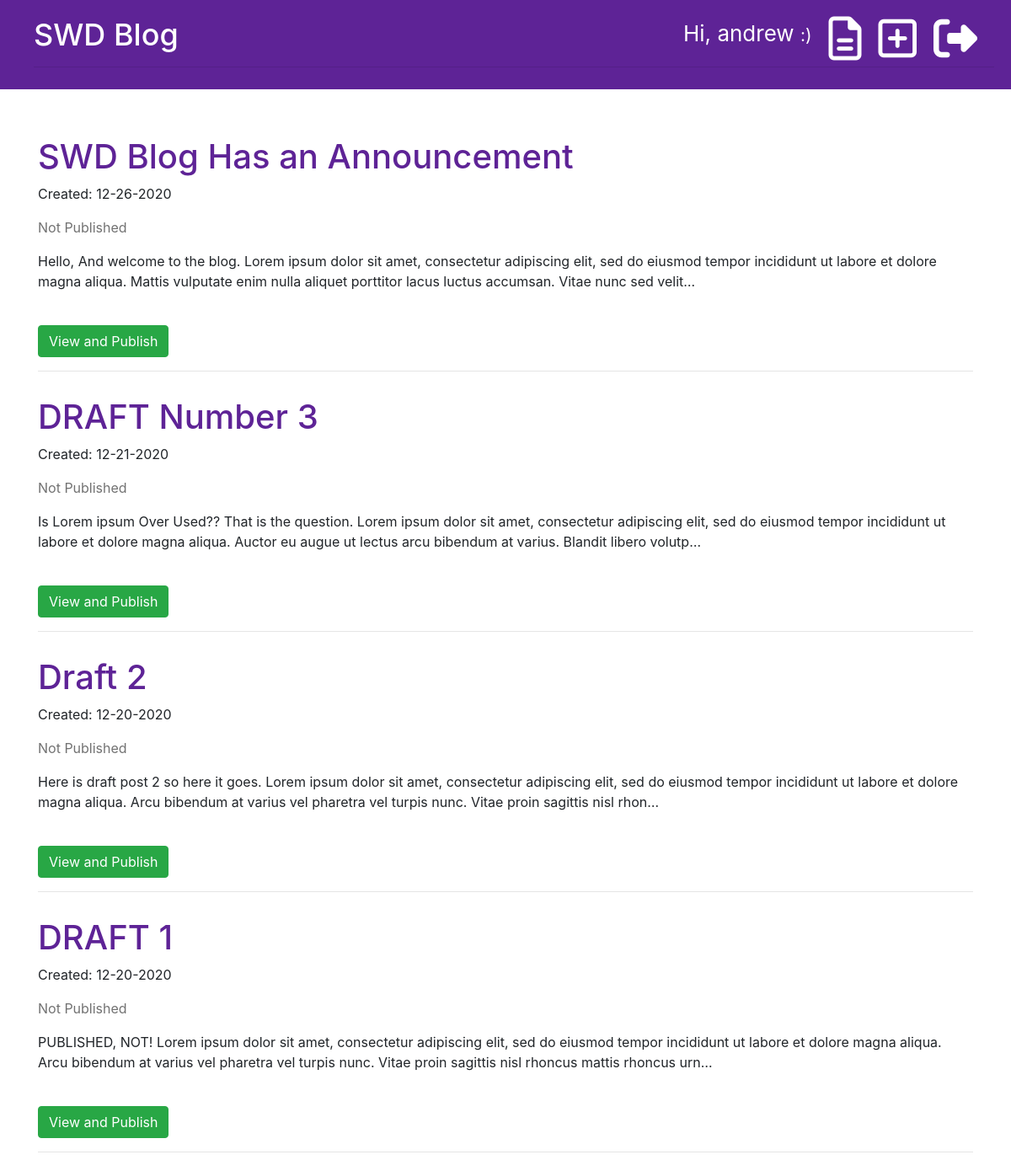
Page /drafts/ (signed in) on the committed database.
### blog/models.py (models this page shows, shortened)
class Post(models.Model):
    author = models.ForeignKey('auth.User', on_delete=models.CASCADE)
    title = models.CharField(max_length=200)
    text = models.TextField()
    created_date = models.DateTimeField(default=timezone.now)
    published_date = models.DateTimeField(blank=True, null=True)

### blog/views.py (the view)
# urls.py: path('drafts/', views.post_draft_list, name='post_draft_list'),
@login_required
def post_draft_list(request):
    posts = Post.objects.filter(
        published_date__isnull=True).order_by('-created_date')
    stuff_for_frontend = {'posts': posts}
    return render(request, 'blog/post_draft_list.html', stuff_for_frontend)

### blog/templates/blog/post_draft_list.html (shortened to what this page needs)
{% extends 'blog/base.html' %}
{% block content %}
    {% for post in posts %}
        <p>
            <div class="post">
                <h1><a href="{% url 'post_detail' pk=post.pk %}">{{ post.title }}</a></h1>
                <p class="date">Created: {{ post.created_date|date:'m-d-Y' }}</p>
                <p class="published-date">Not Published</p>
                <p>{{ post.text|truncatechars:250 }}</p>
                <br>
                <a href="{% url 'post_detail' pk=post.pk %}"><div class="btn btn-success">View and Publish</div></a>
                <hr>
            </div>
        </p>
    {% endfor %}
{% endblock %}

### blog/templates/blog/base.html (shortened to what this page needs)
{% load static %}
<!DOCTYPE html>
<html lang="en">
    <head>
        <link rel="stylesheet" href="https://cdn.jsdelivr.net/npm/bootstrap@4.5.3/dist/css/bootstrap.min.css"
>
        <link rel="stylesheet" type="text/css" href="{% static 'css/blog.css' %}">
    </head>
<body>
    <div class="page-header">
        {% if user.is_authenticated %}
            <a href="{% url 'logout' %}" class="top-menu" title="Logout" ><i class="fas fa-sign-out-alt fa-2x"></i></a>
            <a href="{% url 'post_new' %}" class="top-menu" title="Create New Post" ><i class="far fa-plus-square fa-2x"></i></a>
            <a href="{% url 'post_draft_list' %}" class="top-menu" title="View Draft List" ><i class="far fa-file-alt fa-2x"></i></a>
            <p class="top-menu">Hi, {{ user.username }} <small>:)</small></p>
        {% else %}
            <a href="{% url 'login' %}" class="top-menu" title="Login" ><i class="fas fa-sign-in-alt fa-2x"></i></a>
        {% endif %}
        <h1><a href="{% url 'post_list' %}" title="Return to Blog List">SWD Blog</a></h1>
        <hr>
    </div>
    <div class="content container">
        <div class="row">
            <div class="col-md-12">
                {% block content %}
                {% endblock %}
            </div>
        </div>
    </div>
</body>
</html>

### blog/static/css/blog.css (style rules this page uses)
.page-header { background-color: rgb(94, 35, 150); margin-top: 0; padding: 20px 20px 10px 40px; margin-bottom: 40px; }
.page-header h1, .page-header h1 a { color: #ffffff; font-size: 36px; text-decoration: none; }
.published-date { color: #727272; font-weight: 400; }
.post { margin-bottom: 30px; }
.post h1 a { color: rgb(94, 35, 150); }
.top-menu { color: #ffffff; float: right; font-size: 26px; margin-right: 20px; }

### rows in the picture
Post: title "SWD Blog Has an Announcement", created_date "12-26-2020", text "Hello, And welcome to the blog. Lorem ipsum dolor sit amet, consectetur adipiscing elit, sed do eiusmod tempor incididunt ut labore et dolore magna aliqua. Mattis vulputate enim nulla aliquet porttitor lacus luctus accumsan. Vitae nunc sed velit…"
Post: title "DRAFT Number 3", created_date "12-21-2020", text "Is Lorem ipsum Over Used?? That is the question. Lorem ipsum dolor sit amet, consectetur adipiscing elit, sed do eiusmod tempor incididunt ut labore et dolore magna aliqua. Auctor eu augue ut lectus arcu bibendum at varius. Blandit libero volutp…"
Post: title "Draft 2", created_date "12-20-2020", text "Here is draft post 2 so here it goes. Lorem ipsum dolor sit amet, consectetur adipiscing elit, sed do eiusmod tempor incididunt ut labore et dolore magna aliqua. Arcu bibendum at varius vel pharetra vel turpis nunc. Vitae proin sagittis nisl rhon…"
Post: title "DRAFT 1", created_date "12-20-2020", text "PUBLISHED, NOT! Lorem ipsum dolor sit amet, consectetur adipiscing elit, sed do eiusmod tempor incididunt ut labore et dolore magna aliqua. Arcu bibendum at varius vel pharetra vel turpis nunc. Vitae proin sagittis nisl rhoncus mattis rhoncus urn…"

### other values in the picture
{{ user.username }} "andrew"
